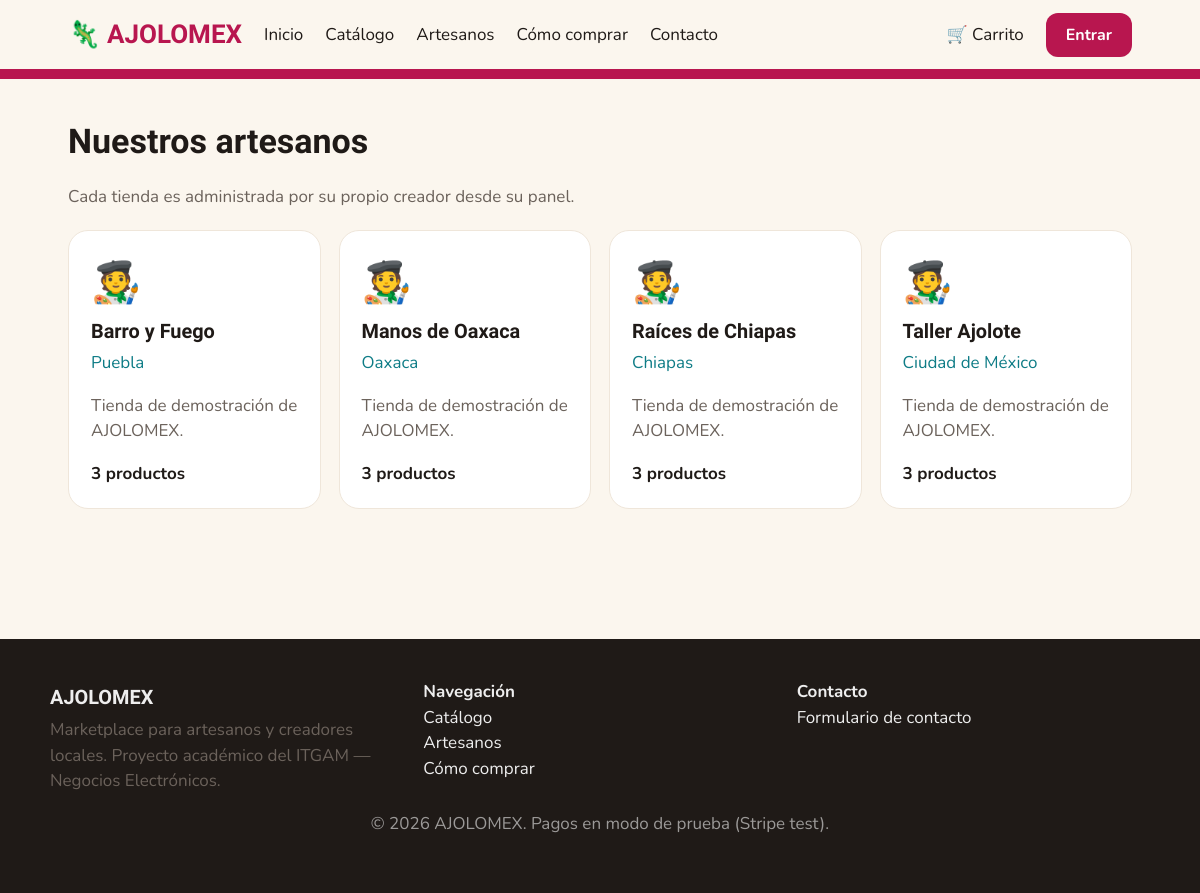
Screenshot of /artesanos.php with the database file from the repository.
### tables this page shows
CREATE TABLE artesanos(id INT AUTO_INCREMENT PRIMARY KEY,usuario_id INT NULL,nombre VARCHAR(120) NOT NULL,estado VARCHAR(80) NOT NULL,descripcion VARCHAR(255) DEFAULT 'Tienda de demostración de AJOLOMEX.',FOREIGN KEY(usuario_id) REFERENCES usuarios(id) ON DELETE SET NULL);

### artesanos.php (the view)
<?php require 'inc.php'; head('Artesanos');$A=rows('SELECT a.*,(SELECT COUNT(*) FROM productos WHERE artesano_id=a.id AND activo=1) n FROM artesanos a');?>
<h1>Nuestros artesanos</h1><p class="mut">Cada tienda es administrada por su propio creador desde su panel.</p><div class="grid" style="margin-top:20px"><?php foreach($A as $a):?><div class="card"><div style="font-size:40px">🧑‍🎨</div><h3><?=e($a['nombre'])?></h3><div style="color:var(--teal)"><?=e($a['estado'])?></div><p class="mut"><?=e($a['descripcion'])?></p><b><?=$a['n']?> productos</b></div><?php endforeach;?></div><?php foot();

### assets/ajolomex.css (style rules this page uses)
:root { --bg:#FBF6EE;--card:#fff;--ink:#1f1a17;--mut:#6b625b;--pink:#B8164F;--teal:#0E7C86;--beige:#F0E6D8;--line:#efe6da;--green:#1e8e4e;color-scheme:light }
* { box-sizing:border-box }
body { margin:0;background:var(--bg);color:var(--ink);font:400 17px/1.5 Nunito,system-ui,sans-serif }
h1,h2,h3,.logo { font-family:'Baloo 2',Nunito,sans-serif;font-weight:800;margin:.2em 0 }
.mut { color:var(--mut) }
.card { background:var(--card);border:1px solid var(--line);border-radius:20px;padding:22px }
.grid { display:grid;gap:18px;grid-template-columns:repeat(auto-fill,minmax(230px,1fr)) }

### rows the page displays
artesanos: nombre "Barro y Fuego", estado "Puebla", descripcion "Tienda de demostración de AJOLOMEX.", n "3"
artesanos: nombre "Manos de Oaxaca", estado "Oaxaca", descripcion "Tienda de demostración de AJOLOMEX.", n "3"
artesanos: nombre "Raíces de Chiapas", estado "Chiapas", descripcion "Tienda de demostración de AJOLOMEX.", n "3"
artesanos: nombre "Taller Ajolote", estado "Ciudad de México", descripcion "Tienda de demostración de AJOLOMEX.", n "3"
